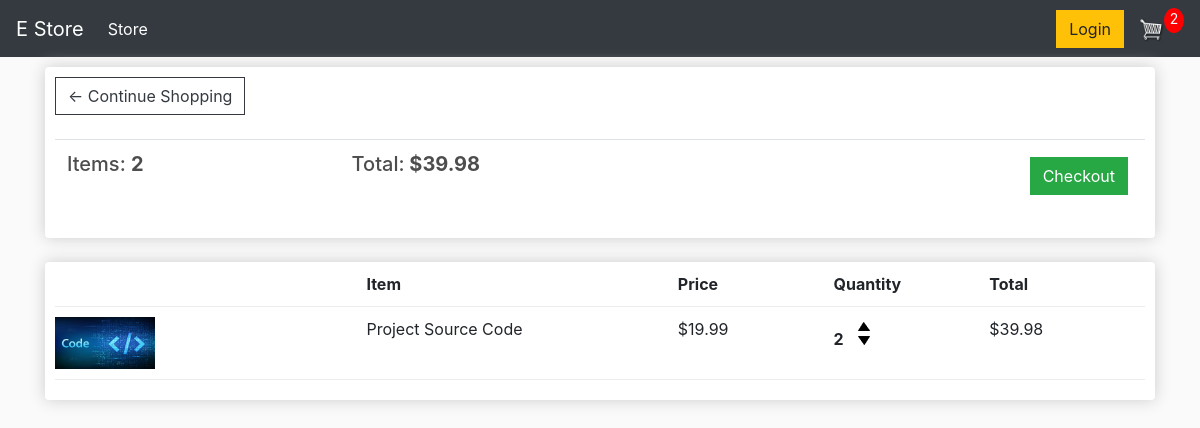
The app's page /cart/ (signed in) with its own data.
### store/models.py (models this page shows, shortened)
class Order(models.Model):
    customer = models.ForeignKey(Customers, on_delete=models.CASCADE, null=True, blank=True)
    date_ordered = models.DateTimeField(auto_now_add=True)
    complete = models.BooleanField(default=False)
    transaction_id = models.CharField(max_length=100,null=True)
    @property
    def get_card_total(self):
        order_item = self.orderitem_set.all()
        total_price = sum([order_i.get_total for order_i in order_item])
        return total_price
    @property
    def get_card_item(self):
        order_item = self.orderitem_set.all()
        total_item = sum([order_i.qunatity for order_i in order_item])
        return total_item

class OrderItem(models.Model):
    product = models.ForeignKey(Product, on_delete=models.CASCADE, null=True, blank=True)
    order = models.ForeignKey(Order, on_delete=models.CASCADE, null=True, blank=True)
    qunatity = models.IntegerField(default=0, null=True, blank=True)
    date_added = models.DateTimeField(auto_now_add=True)
    @property
    def get_total(self):
        return self.product.price * self.qunatity

class Product(models.Model):
    name = models.CharField(max_length=200, null=True)
    price = models.FloatField()
    digital = models.BooleanField(default=False,null=True,blank=False)
    image = models.ImageField(null=True, blank=True)
    @property
    def imagURL(self):
        try:
            if self.image != '':
                url = self.image
            else:
                url = 'placeholder.png'
        except:
            url = 'placeholder.png'
        return url

### store/views.py (the view)
# urls.py: path("cart/", views.cart, name="cart"),
def cart(request):
    if request.user.is_authenticated:
        customer = request.user.customers
        order, created = Order.objects.get_or_create(customer=customer,complete=False)
        items = order.orderitem_set.all()
        cartItems = order.get_card_item
    else:
        order = {'get_card_total':0,'get_card_item':0, 'shipping': False}
        items = []
        cartItems = order['get_card_item']
    context = {'items': items, 'order' : order, 'cartItems' : cartItems}
    return render(request,'store/cart.html',context)

### store/templates/store/cart.html
{% extends 'store/main.html' %}
{% load static %}
{% block content %}
	<div class="row">
		<div class="col-lg-12">
			<div class="box-element">
				<a  class="btn btn-outline-dark" href="{% url 'store' %}">&#x2190; Continue Shopping</a>
				<br>
				<br>
				<table class="table">
					<tr>
						<th><h5>Items: <strong>{{order.get_card_item}}</strong></h5></th>
						<th><h5>Total:<strong> ${{order.get_card_total}}</strong></h5></th>
						<th>
							<a  style="float:right; margin:5px;" class="btn btn-success" href="{% url 'checkout' %}">Checkout</a>
						</th>
					</tr>
				</table>
			</div>
			<br>
			<div class="box-element">
				<div class="cart-row">
					<div style="flex:2"></div>
					<div style="flex:2"><strong>Item</strong></div>
					<div style="flex:1"><strong>Price</strong></div>
					<div style="flex:1"><strong>Quantity</strong></div>
					<div style="flex:1"><strong>Total</strong></div>
				</div>
				{% for item in items %}
				<div class="cart-row">
					<div style="flex:2"><img class="row-image" src="/images/{{item.product.imagURL}}"></div>
					<div style="flex:2"><p>{{item.product.name}}</p></div>
					<div style="flex:1"><p>${{item.product.price}}</p></div>
					<div style="flex:1">
						<p class="quantity">{{item.qunatity}}</p>
						<div class="quantity">
							<img data-product={{item.product.id}}
								 data-action="add"
								 class="chg-quantity update-cart"
								 src="{% static  'images/arrow-up.png' %}">
							<img data-product={{item.product.id}}
								 data-action="remove"
								 class="chg-quantity update-cart"
								 src="{% static  'images/arrow-down.png' %}">
						</div>
					</div>
					<div style="flex:1"><p>${{item.get_total}}</p></div>
				</div>
				{% endfor %}
			</div>
		</div>
	</div>
{% endblock content %}

### static/css/main.css (style rules this page uses)
body { background-color: hsl(0, 0%, 98%); }
h1,h2,h3,h4,h5,h6 { color:hsl(0, 0%, 30%); }
.box-element { box-shadow:hsl(0, 0%, 80%) 0 0 16px; background-color: #fff; border-radius: 4px; padding: 10px; }
.col-lg-4, .col-lg-6, .col-lg-8, .col-lg-12 { margin-top: 10px; }
.btn { border-radius: 0; }
.row-image { width: 100px; }
.cart-row { display: flex; align-items: flex-stretch; padding-bottom: 10px; margin-bottom: 10px; border-bottom: 1px solid #ececec; }
.quantity { display: inline-block; font-weight: 700; padding-right:10px; }
.chg-quantity { width: 12px; cursor: pointer; display: block; margin-top: 5px; transition:.1s; }

### records on screen
Order: get_card_item "2", get_card_total "39.98"
OrderItem: product.imagURL (picture), product.name "Project Source Code", product.price "19.99", qunatity "2", get_total "39.98"

### other values on screen
{{ cartItems }} "2"
